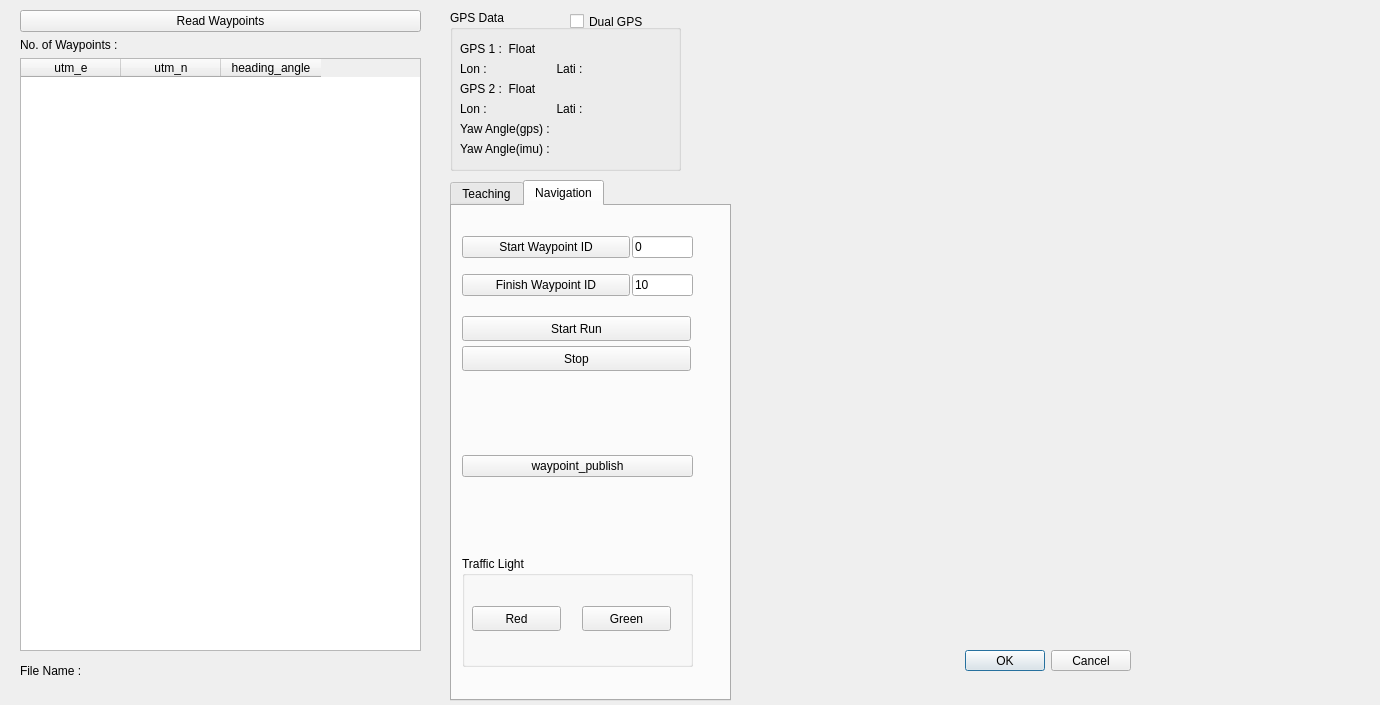
<?xml version="1.0" encoding="UTF-8"?>
<ui version="4.0">
 <class>Dialog</class>
 <widget class="QDialog" name="Dialog">
  <property name="geometry">
   <rect>
    <x>0</x>
    <y>0</y>
    <width>1380</width>
    <height>705</height>
   </rect>
  </property>
  <property name="windowTitle">
   <string>Test</string>
  </property>
  <widget class="QDialogButtonBox" name="buttonBox">
   <property name="geometry">
    <rect>
     <x>750</x>
     <y>650</y>
     <width>381</width>
     <height>21</height>
    </rect>
   </property>
   <property name="orientation">
    <enum>Qt::Horizontal</enum>
   </property>
   <property name="standardButtons">
    <set>QDialogButtonBox::Cancel|QDialogButtonBox::Ok</set>
   </property>
  </widget>
  <widget class="QWidget" name="verticalLayoutWidget">
   <property name="geometry">
    <rect>
     <x>20</x>
     <y>10</y>
     <width>401</width>
     <height>641</height>
    </rect>
   </property>
   <layout class="QVBoxLayout" name="verticalLayout">
    <item>
     <widget class="QPushButton" name="pushButton_Read_WPs">
      <property name="text">
       <string>Read Waypoints</string>
      </property>
     </widget>
    </item>
    <item>
     <widget class="QLabel" name="label_waypoint_no">
      <property name="layoutDirection">
       <enum>Qt::LeftToRight</enum>
      </property>
      <property name="text">
       <string>No. of Waypoints :</string>
      </property>
     </widget>
    </item>
    <item>
     <widget class="QTableWidget" name="waypoint_tableWidget">
      <column>
       <property name="text">
        <string>utm_e</string>
       </property>
      </column>
      <column>
       <property name="text">
        <string>utm_n</string>
       </property>
      </column>
      <column>
       <property name="text">
        <string>heading_angle</string>
       </property>
      </column>
     </widget>
    </item>
   </layout>
  </widget>
  <widget class="QGroupBox" name="groupBox">
   <property name="geometry">
    <rect>
     <x>450</x>
     <y>10</y>
     <width>231</width>
     <height>161</height>
    </rect>
   </property>
   <property name="title">
    <string>GPS Data  </string>
   </property>
   <widget class="QLabel" name="label_gps1">
    <property name="geometry">
     <rect>
      <x>10</x>
      <y>30</y>
      <width>181</width>
      <height>17</height>
     </rect>
    </property>
    <property name="text">
     <string>GPS 1 :  Float</string>
    </property>
   </widget>
   <widget class="QLabel" name="label_gps2">
    <property name="geometry">
     <rect>
      <x>10</x>
      <y>70</y>
      <width>181</width>
      <height>17</height>
     </rect>
    </property>
    <property name="text">
     <string>GPS 2 :  Float</string>
    </property>
   </widget>
   <widget class="QLabel" name="label_gps_data1">
    <property name="geometry">
     <rect>
      <x>10</x>
      <y>50</y>
      <width>211</width>
      <height>17</height>
     </rect>
    </property>
    <property name="text">
     <string>Lon :                     Lati :</string>
    </property>
   </widget>
   <widget class="QLabel" name="label_gps_data2">
    <property name="geometry">
     <rect>
      <x>10</x>
      <y>90</y>
      <width>211</width>
      <height>17</height>
     </rect>
    </property>
    <property name="text">
     <string>Lon :                     Lati :</string>
    </property>
   </widget>
   <widget class="QLabel" name="label_yaw_angle_2">
    <property name="geometry">
     <rect>
      <x>10</x>
      <y>130</y>
      <width>211</width>
      <height>17</height>
     </rect>
    </property>
    <property name="text">
     <string>Yaw Angle(imu) :</string>
    </property>
   </widget>
   <widget class="QLabel" name="label_yaw_angle_1">
    <property name="geometry">
     <rect>
      <x>10</x>
      <y>110</y>
      <width>211</width>
      <height>17</height>
     </rect>
    </property>
    <property name="text">
     <string>Yaw Angle(gps) :</string>
    </property>
   </widget>
   <widget class="QCheckBox" name="checkBox_dual_gps">
    <property name="geometry">
     <rect>
      <x>120</x>
      <y>0</y>
      <width>92</width>
      <height>23</height>
     </rect>
    </property>
    <property name="text">
     <string>Dual GPS</string>
    </property>
   </widget>
  </widget>
  <widget class="QLabel" name="label_file_name">
   <property name="geometry">
    <rect>
     <x>20</x>
     <y>660</y>
     <width>961</width>
     <height>21</height>
    </rect>
   </property>
   <property name="text">
    <string>File Name :</string>
   </property>
  </widget>
  <widget class="PlotWidget" name="graphWidget" native="true">
   <property name="geometry">
    <rect>
     <x>750</x>
     <y>20</y>
     <width>391</width>
     <height>451</height>
    </rect>
   </property>
  </widget>
  <widget class="QTabWidget" name="tabWidget">
   <property name="geometry">
    <rect>
     <x>450</x>
     <y>180</y>
     <width>281</width>
     <height>521</height>
    </rect>
   </property>
   <property name="currentIndex">
    <number>1</number>
   </property>
   <widget class="QWidget" name="tab_waypoint_teaching">
    <attribute name="title">
     <string>Teaching</string>
    </attribute>
    <widget class="QGroupBox" name="groupBox_2">
     <property name="geometry">
      <rect>
       <x>0</x>
       <y>10</y>
       <width>271</width>
       <height>461</height>
      </rect>
     </property>
     <property name="title">
      <string>Waypoint Teaching</string>
     </property>
     <widget class="QWidget" name="verticalLayoutWidget_4">
      <property name="geometry">
       <rect>
        <x>10</x>
        <y>250</y>
        <width>231</width>
        <height>141</height>
       </rect>
      </property>
      <layout class="QVBoxLayout" name="verticalLayout_4">
       <item>
        <widget class="QPushButton" name="pushButton_Plot_WPs">
         <property name="text">
          <string>Plot Waypoints</string>
         </property>
        </widget>
       </item>
       <item>
        <widget class="QPushButton" name="pushButton_waypoints_replay">
         <property name="text">
          <string>waypoints_replay</string>
         </property>
        </widget>
       </item>
       <item>
        <widget class="QPushButton" name="pushButton_RESET_PATH">
         <property name="text">
          <string>Reset Path</string>
         </property>
        </widget>
       </item>
       <item>
        <widget class="QPushButton" name="pushButton_FIND_NEAREST_WAYPOINT">
         <property name="text">
          <string>Find Nearest Waypoint</string>
         </property>
        </widget>
       </item>
      </layout>
     </widget>
     <widget class="QWidget" name="verticalLayoutWidget_5">
      <property name="geometry">
       <rect>
        <x>10</x>
        <y>20</y>
        <width>231</width>
        <height>221</height>
       </rect>
      </property>
      <layout class="QVBoxLayout" name="verticalLayout_5">
       <item>
        <widget class="QPushButton" name="pushButton_insert_waypoint">
         <property name="text">
          <string>Insert WayPoint at END</string>
         </property>
        </widget>
       </item>
       <item>
        <widget class="QPushButton" name="pushButton_insert_focus">
         <property name="text">
          <string>Insert WayPoint at Focus</string>
         </property>
        </widget>
       </item>
       <item>
        <widget class="QPushButton" name="pushButton_remove_waypoint">
         <property name="text">
          <string>Remove WayPoint</string>
         </property>
        </widget>
       </item>
       <item>
        <widget class="QPushButton" name="pushButton_clear_waypoints">
         <property name="text">
          <string>remove all WayPoints</string>
         </property>
        </widget>
       </item>
       <item>
        <widget class="QPushButton" name="pushButton_save_waypoints">
         <property name="text">
          <string>Save WayPoints</string>
         </property>
        </widget>
       </item>
       <item>
        <widget class="QPushButton" name="pushButton_auto_save_waypoints">
         <property name="text">
          <string>Auto Save WayPoints</string>
         </property>
        </widget>
       </item>
      </layout>
     </widget>
     <widget class="QLabel" name="label_waypoint_gap_distance">
      <property name="geometry">
       <rect>
        <x>10</x>
        <y>400</y>
        <width>101</width>
        <height>21</height>
       </rect>
      </property>
      <property name="layoutDirection">
       <enum>Qt::LeftToRight</enum>
      </property>
      <property name="text">
       <string>gap distance : </string>
      </property>
     </widget>
     <widget class="QLineEdit" name="lineEdit_waypoint_gap_distance">
      <property name="geometry">
       <rect>
        <x>110</x>
        <y>400</y>
        <width>59</width>
        <height>25</height>
       </rect>
      </property>
      <property name="text">
       <string>0</string>
      </property>
     </widget>
     <widget class="QLabel" name="label_waypoint_gap_angle">
      <property name="geometry">
       <rect>
        <x>10</x>
        <y>430</y>
        <width>101</width>
        <height>21</height>
       </rect>
      </property>
      <property name="layoutDirection">
       <enum>Qt::LeftToRight</enum>
      </property>
      <property name="text">
       <string>gap angle      : </string>
      </property>
     </widget>
     <widget class="QLineEdit" name="lineEdit_waypoint_gap_angle">
      <property name="geometry">
       <rect>
        <x>110</x>
        <y>430</y>
        <width>59</width>
        <height>25</height>
       </rect>
      </property>
      <property name="text">
       <string>0</string>
      </property>
     </widget>
    </widget>
   </widget>
   <widget class="QWidget" name="tab_waypoint_navigation">
    <attribute name="title">
     <string>Navigation</string>
    </attribute>
    <widget class="QWidget" name="verticalLayoutWidget_2">
     <property name="geometry">
      <rect>
       <x>10</x>
       <y>20</y>
       <width>168</width>
       <height>81</height>
      </rect>
     </property>
     <layout class="QVBoxLayout" name="verticalLayout_2">
      <item>
       <widget class="QPushButton" name="pushButton_Start_WP">
        <property name="text">
         <string>Start Waypoint ID</string>
        </property>
       </widget>
      </item>
      <item>
       <widget class="QPushButton" name="pushButton_Finish_WP">
        <property name="text">
         <string>Finish Waypoint ID</string>
        </property>
       </widget>
      </item>
     </layout>
    </widget>
    <widget class="QWidget" name="verticalLayoutWidget_3">
     <property name="geometry">
      <rect>
       <x>180</x>
       <y>20</y>
       <width>61</width>
       <height>81</height>
      </rect>
     </property>
     <layout class="QVBoxLayout" name="verticalLayout_3">
      <item>
       <widget class="QLineEdit" name="lineEdit_Start_WP_ID">
        <property name="text">
         <string>0</string>
        </property>
       </widget>
      </item>
      <item>
       <widget class="QLineEdit" name="lineEdit_Finish_WP_ID">
        <property name="text">
         <string>10</string>
        </property>
       </widget>
      </item>
     </layout>
    </widget>
    <widget class="QWidget" name="verticalLayoutWidget_6">
     <property name="geometry">
      <rect>
       <x>10</x>
       <y>210</y>
       <width>231</width>
       <height>101</height>
      </rect>
     </property>
     <layout class="QVBoxLayout" name="verticalLayout_6">
      <item>
       <widget class="QPushButton" name="pushButton_waypoint_publish">
        <property name="text">
         <string>waypoint_publish</string>
        </property>
       </widget>
      </item>
     </layout>
    </widget>
    <widget class="QPushButton" name="pushButton_Start">
     <property name="geometry">
      <rect>
       <x>10</x>
       <y>110</y>
       <width>229</width>
       <height>25</height>
      </rect>
     </property>
     <property name="text">
      <string>Start Run</string>
     </property>
    </widget>
    <widget class="QPushButton" name="pushButton_Stop">
     <property name="geometry">
      <rect>
       <x>10</x>
       <y>140</y>
       <width>229</width>
       <height>25</height>
      </rect>
     </property>
     <property name="text">
      <string>Stop</string>
     </property>
    </widget>
    <widget class="QGroupBox" name="groupBox_traffuc_sign">
     <property name="geometry">
      <rect>
       <x>10</x>
       <y>350</y>
       <width>231</width>
       <height>111</height>
      </rect>
     </property>
     <property name="title">
      <string>Traffic Light</string>
     </property>
     <widget class="QPushButton" name="pushButton_red">
      <property name="geometry">
       <rect>
        <x>10</x>
        <y>50</y>
        <width>89</width>
        <height>25</height>
       </rect>
      </property>
      <property name="text">
       <string>Red</string>
      </property>
     </widget>
     <widget class="QPushButton" name="pushButton_green">
      <property name="geometry">
       <rect>
        <x>120</x>
        <y>50</y>
        <width>89</width>
        <height>25</height>
       </rect>
      </property>
      <property name="text">
       <string>Green</string>
      </property>
     </widget>
    </widget>
   </widget>
  </widget>
 </widget>
 <customwidgets>
  <customwidget>
   <class>PlotWidget</class>
   <extends>QWidget</extends>
   <header location="global">pyqtgraph</header>
   <container>1</container>
  </customwidget>
 </customwidgets>
 <resources/>
 <connections>
  <connection>
   <sender>buttonBox</sender>
   <signal>accepted()</signal>
   <receiver>Dialog</receiver>
   <slot>accept()</slot>
   <hints>
    <hint type="sourcelabel">
     <x>248</x>
     <y>254</y>
    </hint>
    <hint type="destinationlabel">
     <x>157</x>
     <y>274</y>
    </hint>
   </hints>
  </connection>
  <connection>
   <sender>buttonBox</sender>
   <signal>rejected()</signal>
   <receiver>Dialog</receiver>
   <slot>reject()</slot>
   <hints>
    <hint type="sourcelabel">
     <x>316</x>
     <y>260</y>
    </hint>
    <hint type="destinationlabel">
     <x>286</x>
     <y>274</y>
    </hint>
   </hints>
  </connection>
 </connections>
</ui>
